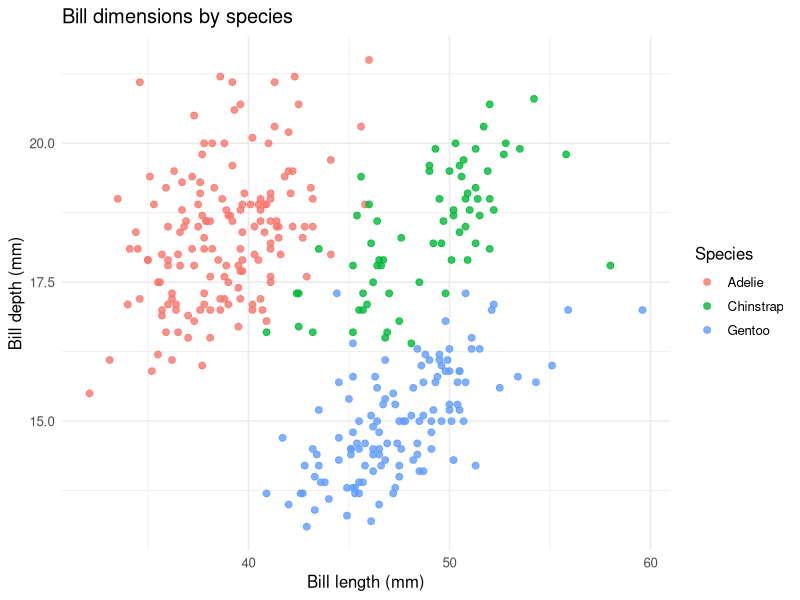

Write the R code that produced this figure.
## ---- chunk 1

library(palmerpenguins)
library(dplyr)

penguins |>
  count(species)
## ---- chunk 2
#| echo: false
no_of_participants <- penguins |> nrow()
no_of_participants
## ---- chunk 3


library(ggplot2)

ggplot(penguins, aes(x = bill_length_mm, y = bill_depth_mm, color = species)) +
  geom_point(size = 2, alpha = 0.8) +
  labs(
    title = "Bill dimensions by species",
    x = "Bill length (mm)", y = "Bill depth (mm)", color = "Species"
  ) +
  theme_minimal(base_size = 12)
## ---- chunk 4

## ---- chunk 5
library(kableExtra)
penguins |>
  count(species, island) |>
  tidyr::pivot_wider(names_from = island, values_from = n, values_fill = 0) |>
  kable(caption = "Penguins observed per island")
## ---- chunk 6
1 + (11*100-10)
print("My code")
